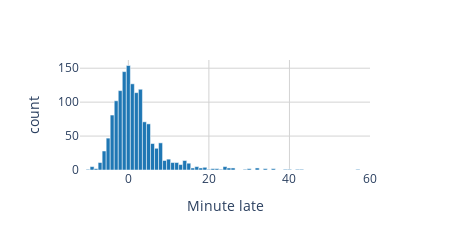

Notebook cell for this chart:
### Markdown cell above
The ```minutes_late``` column in the data table records how late each bus was.

### Code cell
# Examine a histogram of the minutes each bus is late:
fig = px.histogram(times, x='minutes_late', width=450, height=250)

# Update the style of the histogram
fig.update_traces(marker_color='#1f77b4', 
                  marker_line_color='#ffffff',
                  marker_line_width=0.5,
                  opacity=1)

# Update the axes
fig.update_xaxes(range=[-12, 60], title_text='Minute late')
fig.update_yaxes(title_text='count')

# Update layout
fig.update_layout(
    plot_bgcolor='white',
    paper_bgcolor='white',
    xaxis=dict(
        showgrid=True,
        gridcolor='lightgray',
        gridwidth=1
    ),
    yaxis=dict(
        showgrid=True,
        gridcolor='lightgray',
        gridwidth=1
    )
)
fig

### Figure 1 — Plotly figure (JSON) as saved in the notebook; plotly's stock layout.template omitted (floating-point values rounded to 4 significant figures; data arrays with more than 128 entries replaced by an {"elided": "..."} marker saying what was removed)
{"data": [{"bingroup": "x", "hovertemplate": "minutes_late=%{x}<br>count=%{y}<extra></extra>", "legendgroup": "", "marker": {"color": "#1f77b4", "line": {"color": "#ffffff", "width": 0.5}, "pattern": {"shape": ""}}, "name": "", "opacity": 1, "orientation": "v", "showlegend": false, "type": "histogram", "x": {"elided": "1434 float values"}, "xaxis": "x", "yaxis": "y"}], "layout": {"barmode": "relative", "height": 250, "legend": {"tracegroupgap": 0}, "margin": {"t": 60}, "paper_bgcolor": "white", "plot_bgcolor": "white", "width": 450, "xaxis": {"anchor": "y", "domain": [0, 1], "gridcolor": "lightgray", "gridwidth": 1, "range": [-12, 60], "showgrid": true, "title": {"text": "Minute late"}}, "yaxis": {"anchor": "x", "domain": [0, 1], "gridcolor": "lightgray", "gridwidth": 1, "showgrid": true, "title": {"text": "count"}}}}
